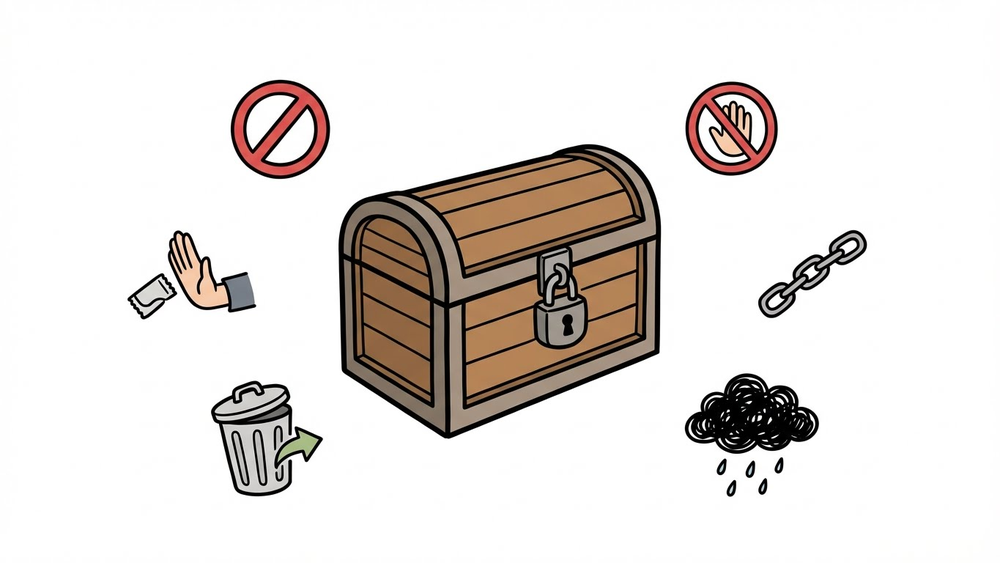
#> input picture data/input/1.png, 1000 x 563 px, shrunk from 1365 x 768 before the run; its folder holds only this picture in this run
$ python Icon_extraction.py
#> lines starting #> are read from the running program, lines starting #| are printed output that depends on the picture; after the words box and inside, x2 and y2 are one past the last pixel; in counts of white or black regions, pixels touching at a corner belong together
import cv2
import numpy as np
import os
import json
import shutil  # Thêm thư viện để nén zip

# --- CẤU HÌNH ---
INPUT_DIR = 'data/input'
OUTPUT_DIR = 'data/output'
OUTPUT_ZIP_DIR = 'data/outputzip'  # Thư mục lưu trữ file zip mới

# Ngưỡng lọc rác
MIN_AREA = 1000
PADDING = 15
MORPH_KERNEL_SIZE = (20, 20)
VALID_EXTENSIONS = ('.jpg', '.jpeg', '.png', '.bmp', '.webp')

def process_images():
    # Tạo các thư mục cần thiết nếu chưa có
    if not os.path.exists(OUTPUT_DIR):
        os.makedirs(OUTPUT_DIR)
    if not os.path.exists(OUTPUT_ZIP_DIR):
        os.makedirs(OUTPUT_ZIP_DIR)

    files = [f for f in os.listdir(INPUT_DIR) if f.lower().endswith(VALID_EXTENSIONS)]
    print(f"Tìm thấy {len(files)} ảnh. Bắt đầu xử lý...")

    for filename in files:
        print(f"\n>>> Đang xử lý: {filename}")
        file_path = os.path.join(INPUT_DIR, filename)

        original_img = cv2.imread(file_path)
#> original_img is the input picture: shape (563, 1000, 3); mean B, G, R 220.5, 223.5, 228.2
        if original_img is None: continue

        border_size = 20
        img = cv2.copyMakeBorder(original_img, border_size, border_size, border_size, border_size,
                                 cv2.BORDER_CONSTANT, value=(255, 255, 255))

        gray = cv2.cvtColor(img, cv2.COLOR_BGR2GRAY)
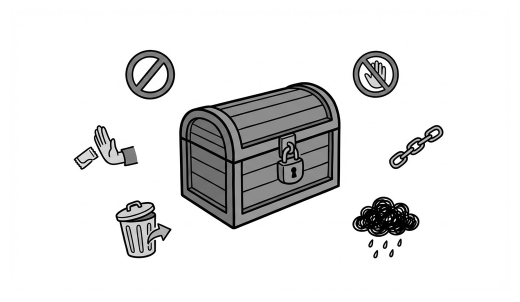
#> gray: shape (603, 1040) (shown at 1/2 size); min 0, max 255, mean 227.7
        _, binary = cv2.threshold(gray, 230, 255, cv2.THRESH_BINARY_INV)
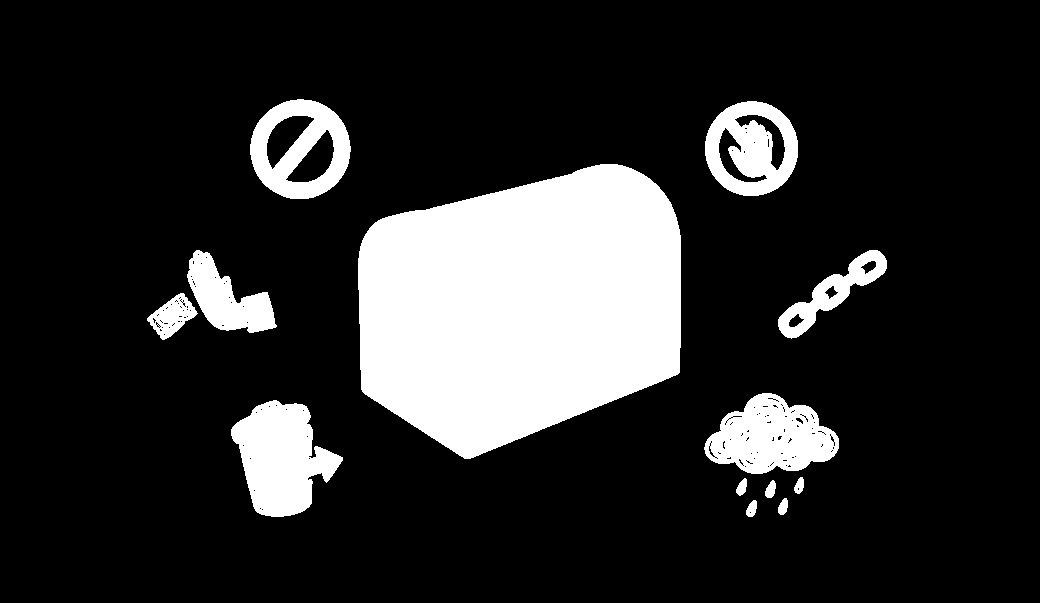
#> binary: shape (603, 1040); 17.2% white; 13 white regions, largest, box (x1, y1, x2, y2) and area: (358, 164, 681, 459) 73217, (231, 400, 343, 517) 8091, (704, 393, 839, 474) 7048

        kernel = cv2.getStructuringElement(cv2.MORPH_ELLIPSE, MORPH_KERNEL_SIZE)
        closed = cv2.morphologyEx(binary, cv2.MORPH_CLOSE, kernel, iterations=2)
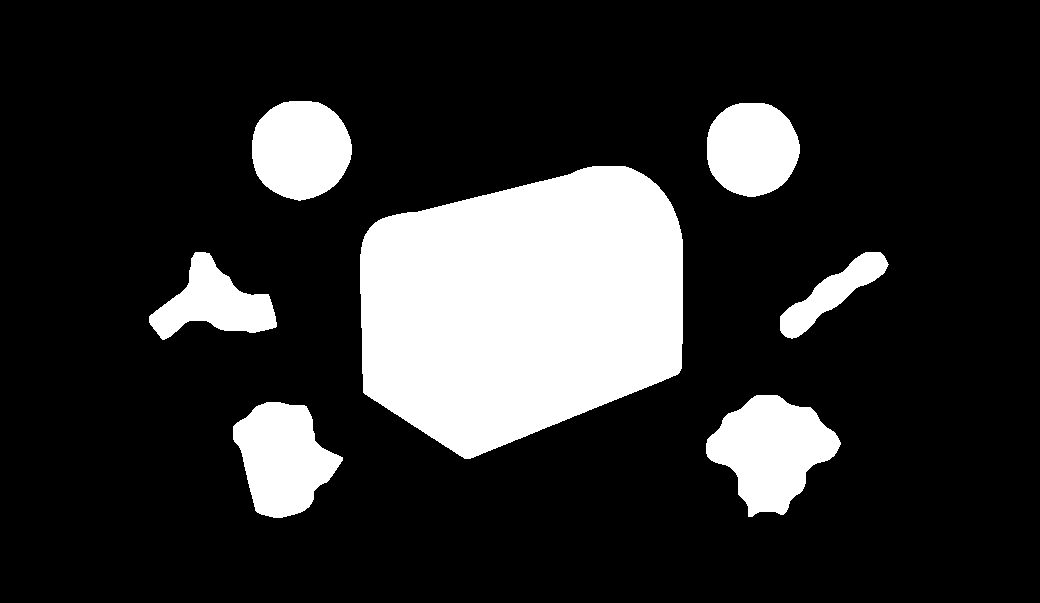
#> closed: shape (603, 1040); 18.3% white; 7 white regions

        contours, _ = cv2.findContours(closed, cv2.RETR_EXTERNAL, cv2.CHAIN_APPROX_SIMPLE)
#> contours = 7 contours; box (x1, y1, x2, y2) and area: (360, 166, 683, 459) 72674, (706, 395, 841, 517) 9724, (233, 402, 343, 518) 8166, (252, 101, 352, 201) 7711, (707, 103, 800, 197) 6818, (149, 252, 277, 340) 5380, (780, 252, 889, 339) 3116

        if not contours:
            print("   [!] Không tìm thấy đối tượng nào.")
            continue

        bounding_boxes = [cv2.boundingRect(c) for c in contours]
#> bounding_boxes = [(233, 402, 110, 116), (706, 395, 135, 122), (780, 252, 109, 87), (149, 252, 128, 88), (360, 166, 323, 293), (707, 103, 93, 94), (252, 101, 100, 100)]
        (contours, bounding_boxes) = zip(*sorted(zip(contours, bounding_boxes),
                                                 key=lambda b: b[1][1] * img.shape[1] + b[1][0]))
#> bounding_boxes = ((252, 101, 100, 100), (707, 103, 93, 94), (360, 166, 323, 293), (149, 252, 128, 88), (780, 252, 109, 87), (706, 395, 135, 122), (233, 402, 110, 116))

        name_no_ext = os.path.splitext(filename)[0]
        save_dir = os.path.join(OUTPUT_DIR, name_no_ext)
        if not os.path.exists(save_dir): os.makedirs(save_dir)

        layout_data = []
        count = 0

        for i, cnt in enumerate(contours):
            area = cv2.contourArea(cnt)
            if area < MIN_AREA: continue

            x, y, w, h = cv2.boundingRect(cnt)
            x_new = max(0, x - PADDING)
            y_new = max(0, y - PADDING)
            w_new = min(img.shape[1] - x_new, w + 2*PADDING)
            h_new = min(img.shape[0] - y_new, h + 2*PADDING)

            mask_full = np.zeros_like(gray)
            cv2.drawContours(mask_full, [cnt], -1, 255, cv2.FILLED)

            roi_img = img[y_new : y_new+h_new, x_new : x_new+w_new]
            roi_mask = mask_full[y_new : y_new+h_new, x_new : x_new+w_new]

            b, g, r = cv2.split(roi_img)
            final_icon = cv2.merge([b, g, r, roi_mask])

            count += 1
            icon_filename = f'{count}.png'
            cv2.imwrite(os.path.join(save_dir, icon_filename), final_icon)

            layout_data.append({
                "id": count,
                "file": icon_filename,
                "x": x_new - border_size,
                "y": y_new - border_size,
                "w": w_new,
                "h": h_new
            })
#> this loop made 7 passes
#> (area, x, y, w, h, x_new, y_new, w_new) on passes 1 to 7: (7711, 252, 101, 100, 100, 237, 86, 130), (6817.5, 707, 103, 93, 94, 692, 88, 123), (72674.5, 360, 166, 323, 293, 345, 151, 353), (5380.5, 149, 252, 128, 88, 134, 237, 158), (3115.5, 780, 252, 109, 87, 765, 237, 139), (9724.5, 706, 395, 135, 122, 691, 380, 165), (8166.5, 233, 402, 110, 116, 218, 387, 140)
#> pass 1, in process_images, `roi_mask = mask_full[y_new : y_new+h_new, x_new : x_new+w_new]`:
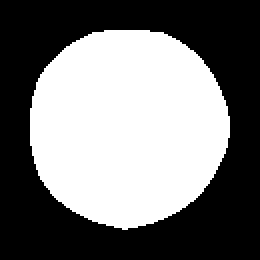
#> roi_mask: shape (130, 130) (shown 2 times larger); 46.5% white; 1 white region, box (x1, y1, x2, y2) and area: (15, 15, 115, 115) 7853
#> pass 1, in process_images, `b, g, r = cv2.split(roi_img)`:
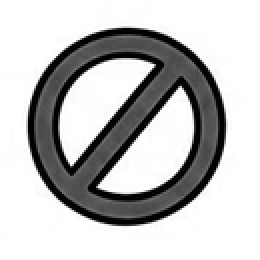
#> b: shape (130, 130) (shown 2 times larger); min 0, max 255, mean 191.7
#> after the loop:
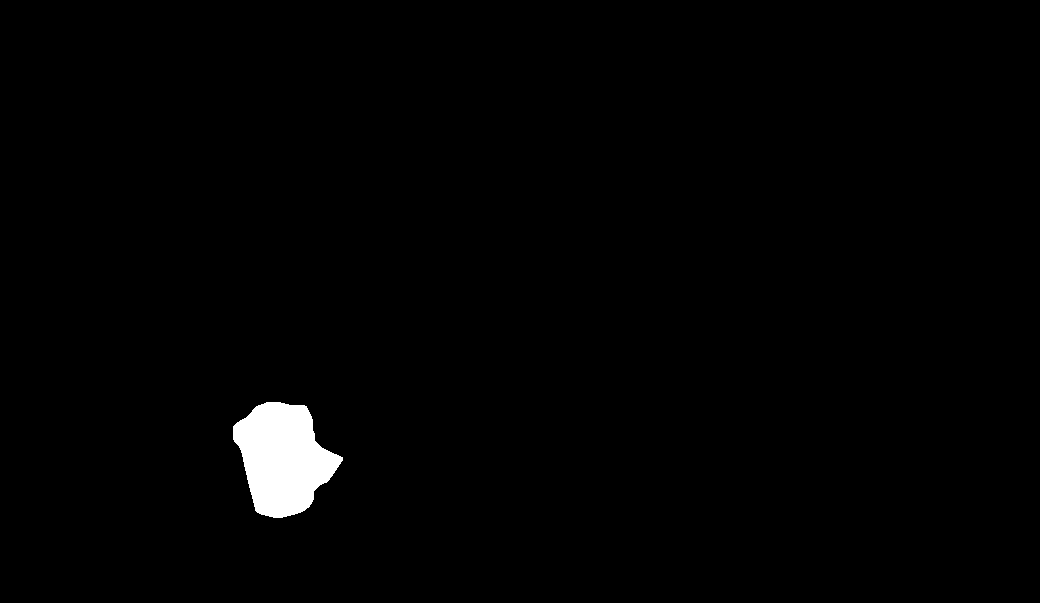
#> mask_full: shape (603, 1040); 1.3% white; 1 white region, box (x1, y1, x2, y2) and area: (233, 402, 343, 518) 8331
#> after the loop:
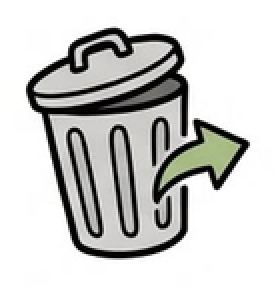
#> roi_img: shape (146, 140, 3) (shown 2 times larger); mean B, G, R 203.7, 205.4, 205.3
#> after the loop, count = 7; layout_data = 7 items

        json_path = os.path.join(save_dir, 'layout.json')
        with open(json_path, 'w', encoding='utf-8') as f:
            json.dump({
                "original_size": {"w": original_img.shape[1], "h": original_img.shape[0]},
                "icons": layout_data
            }, f, indent=4)

        print(f"   --> Hoàn thành trích xuất icon tại '{name_no_ext}'")

        # --- BƯỚC MỚI: ĐÓNG GÓI ZIP ---
        # Đường dẫn file zip mục tiêu (không cần ghi đuôi .zip vì shutil sẽ tự thêm)
        zip_base_name = os.path.join(OUTPUT_ZIP_DIR, name_no_ext)

        # Nén toàn bộ thư mục save_dir thành file zip
        shutil.make_archive(zip_base_name, 'zip', save_dir)
        print(f"   --> Đã đóng gói zip: {name_no_ext}.zip tại '{OUTPUT_ZIP_DIR}'")

    print("\n---------------- DONE ----------------")

if __name__ == "__main__":
    process_images()

$ run again, on data/input/27.png
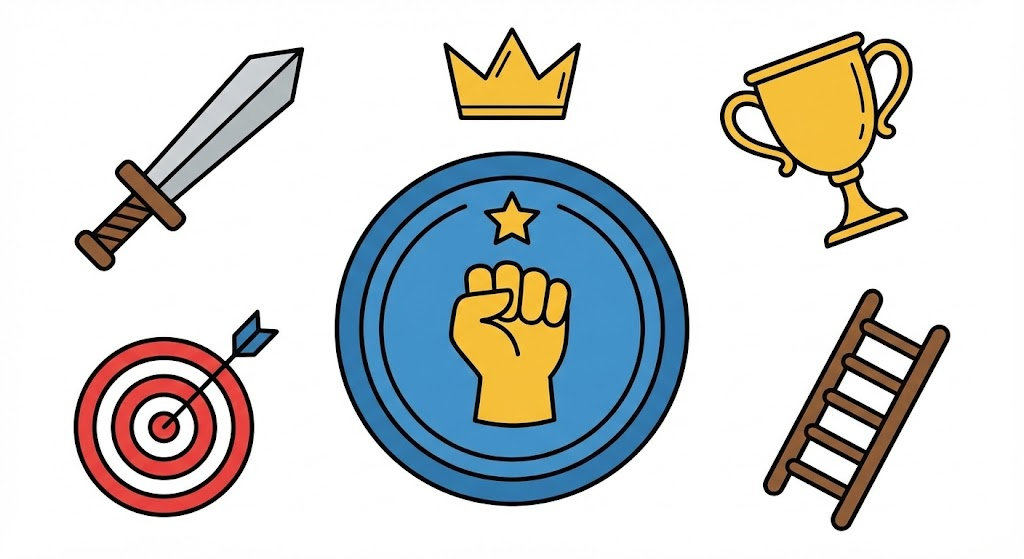
#> input picture data/input/27.png, 1024 x 559 px
#> in process_images, original_img is the input picture: shape (559, 1024, 3); mean B, G, R 209, 210, 207.8
#> in process_images, `_, binary = cv2.threshold(gray, 230, 255, cv2.THRESH_BINARY_INV)`:
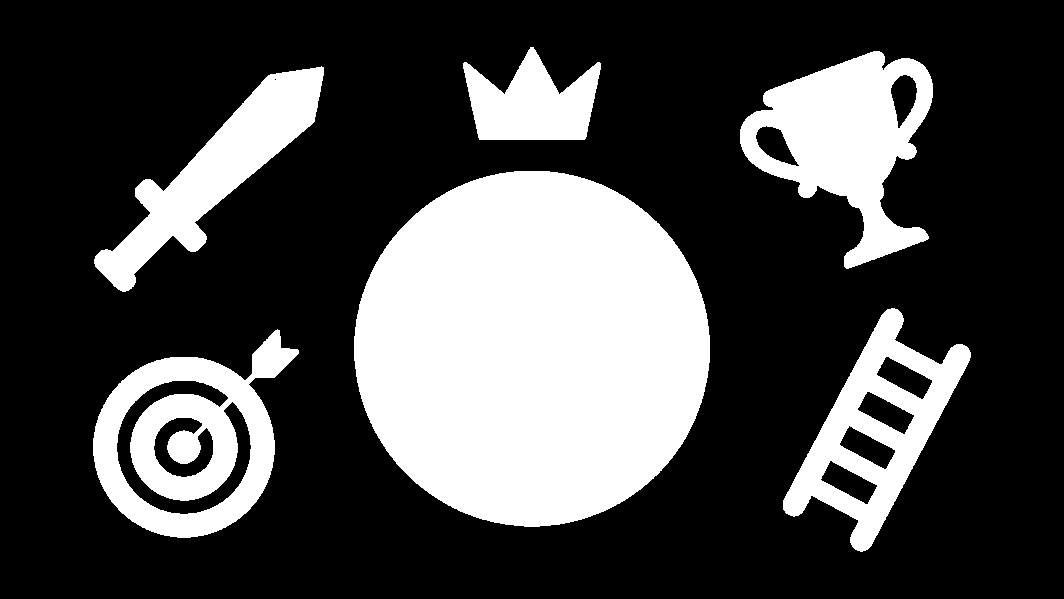
#> binary: shape (599, 1064); 28.1% white; 6 white regions, box (x1, y1, x2, y2) and area: (354, 171, 710, 527) 99416, (740, 51, 933, 269) 20608, (93, 329, 299, 538) 20537, (783, 308, 971, 552) 15461, (94, 66, 324, 292) 15047, (463, 47, 601, 140) 8030
#> closed: shape (599, 1064); 30.8% white; 5 white regions
#> contours = 5 contours; box (x1, y1, x2, y2) and area: (356, 49, 712, 528) 109754, (95, 331, 299, 539) 27358, (742, 53, 935, 269) 22379, (785, 310, 972, 552) 19911, (96, 68, 326, 292) 15156
#> in process_images, `bounding_boxes = [cv2.boundingRect(c) for c in contours]`: bounding_boxes = [(95, 331, 204, 208), (785, 310, 187, 242), (96, 68, 230, 224), (742, 53, 193, 216), (356, 49, 356, 479)]
#> in process_images, `(contours, bounding_boxes) = zip(*sorted(zip(contours, bounding_boxes)..`: bounding_boxes = ((356, 49, 356, 479), (742, 53, 193, 216), (96, 68, 230, 224), (785, 310, 187, 242), (95, 331, 204, 208))
#> the loop in process_images, `for i, cnt in enumerate(contours):` made 5 passes
#> (area, x, y, w, h, x_new, y_new, w_new) on passes 1 to 5: (109754.5, 356, 49, 356, 479, 341, 34, 386), (22379, 742, 53, 193, 216, 727, 38, 223), (15156, 96, 68, 230, 224, 81, 53, 260), (19911, 785, 310, 187, 242, 770, 295, 217), (27358, 95, 331, 204, 208, 80, 316, 234)
#> after the loop in process_images, `for i, cnt in enumerate(contours):`:
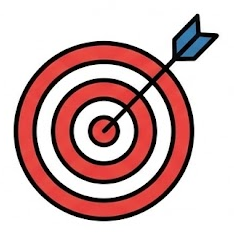
#> roi_img: shape (238, 234, 3); mean B, G, R 180.4, 180.7, 211.1
#> after the loop in process_images, `for i, cnt in enumerate(contours):`: count = 5; layout_data = 5 items

$ run again, on data/input/29.png
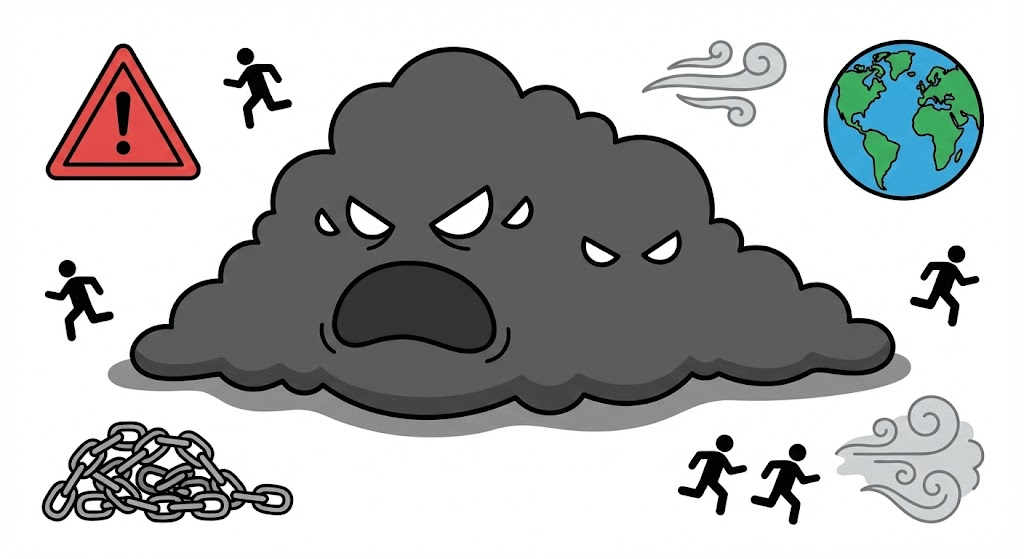
#> input picture data/input/29.png, 1024 x 559 px
#> in process_images, original_img is the input picture: shape (559, 1024, 3); mean B, G, R 182.8, 182.7, 181.8
#> in process_images, `_, binary = cv2.threshold(gray, 230, 255, cv2.THRESH_BINARY_INV)`:
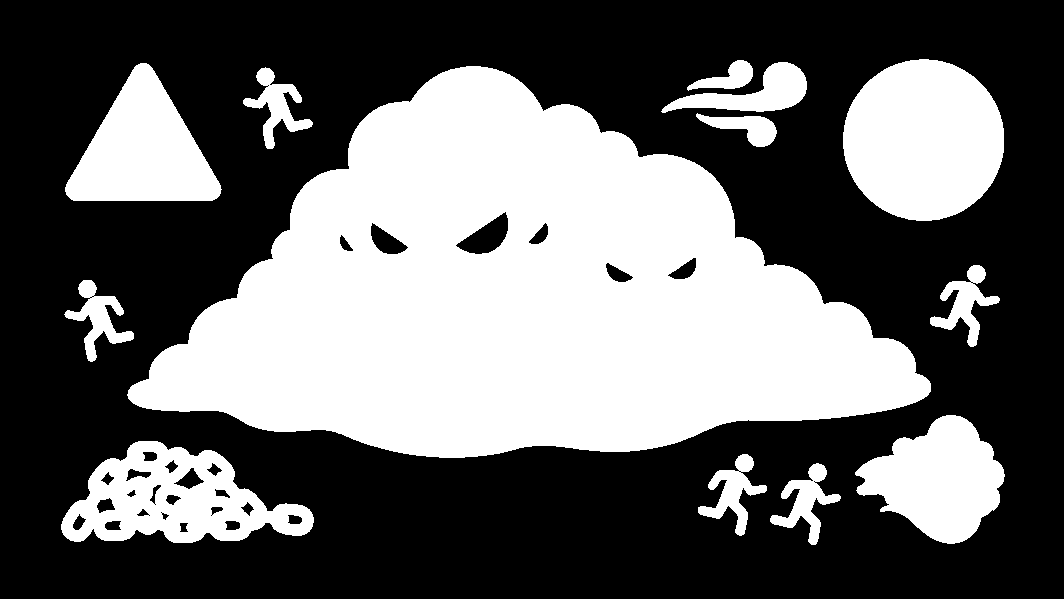
#> binary: shape (599, 1064); 39.9% white; 13 white regions, largest, box (x1, y1, x2, y2) and area: (127, 66, 931, 458) 180155, (843, 59, 1004, 221) 20493, (61, 441, 314, 543) 13933
#> closed: shape (599, 1064); 42.6% white; 7 white regions
#> contours = 7 contours; box (x1, y1, x2, y2) and area: (63, 68, 1006, 545) 228913, (845, 61, 1006, 222) 20226, (67, 65, 223, 203) 12658, (663, 62, 809, 148) 6791, (932, 267, 1000, 347) 2810, (66, 282, 136, 362) 2720, (245, 69, 313, 149) 2662
#> in process_images, `bounding_boxes = [cv2.boundingRect(c) for c in contours]`: bounding_boxes = [(66, 282, 70, 80), (932, 267, 68, 80), (245, 69, 68, 80), (63, 68, 943, 477), (67, 65, 156, 138), (663, 62, 146, 86), (845, 61, 161, 161)]
#> in process_images, `(contours, bounding_boxes) = zip(*sorted(zip(contours, bounding_boxes)..`: bounding_boxes = ((845, 61, 161, 161), (663, 62, 146, 86), (67, 65, 156, 138), (63, 68, 943, 477), (245, 69, 68, 80), (932, 267, 68, 80), (66, 282, 70, 80))
#> the loop in process_images, `for i, cnt in enumerate(contours):` made 7 passes
#> (area, x, y, w, h, x_new, y_new, w_new) on passes 1 to 7: (20226.5, 845, 61, 161, 161, 830, 46, 191), (6791, 663, 62, 146, 86, 648, 47, 176), (12658.5, 67, 65, 156, 138, 52, 50, 186), (228913, 63, 68, 943, 477, 48, 53, 973), (2662.5, 245, 69, 68, 80, 230, 54, 98), (2810, 932, 267, 68, 80, 917, 252, 98), (2720, 66, 282, 70, 80, 51, 267, 100)
#> after the loop in process_images, `for i, cnt in enumerate(contours):`:
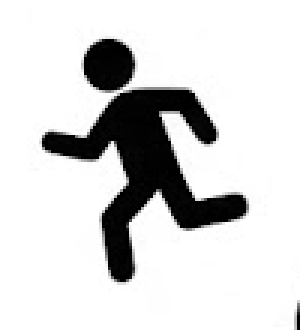
#> roi_img: shape (110, 100, 3) (shown 3 times larger); min 0, max 255, mean 213.8
#> after the loop in process_images, `for i, cnt in enumerate(contours):`: count = 7; layout_data = 7 items
